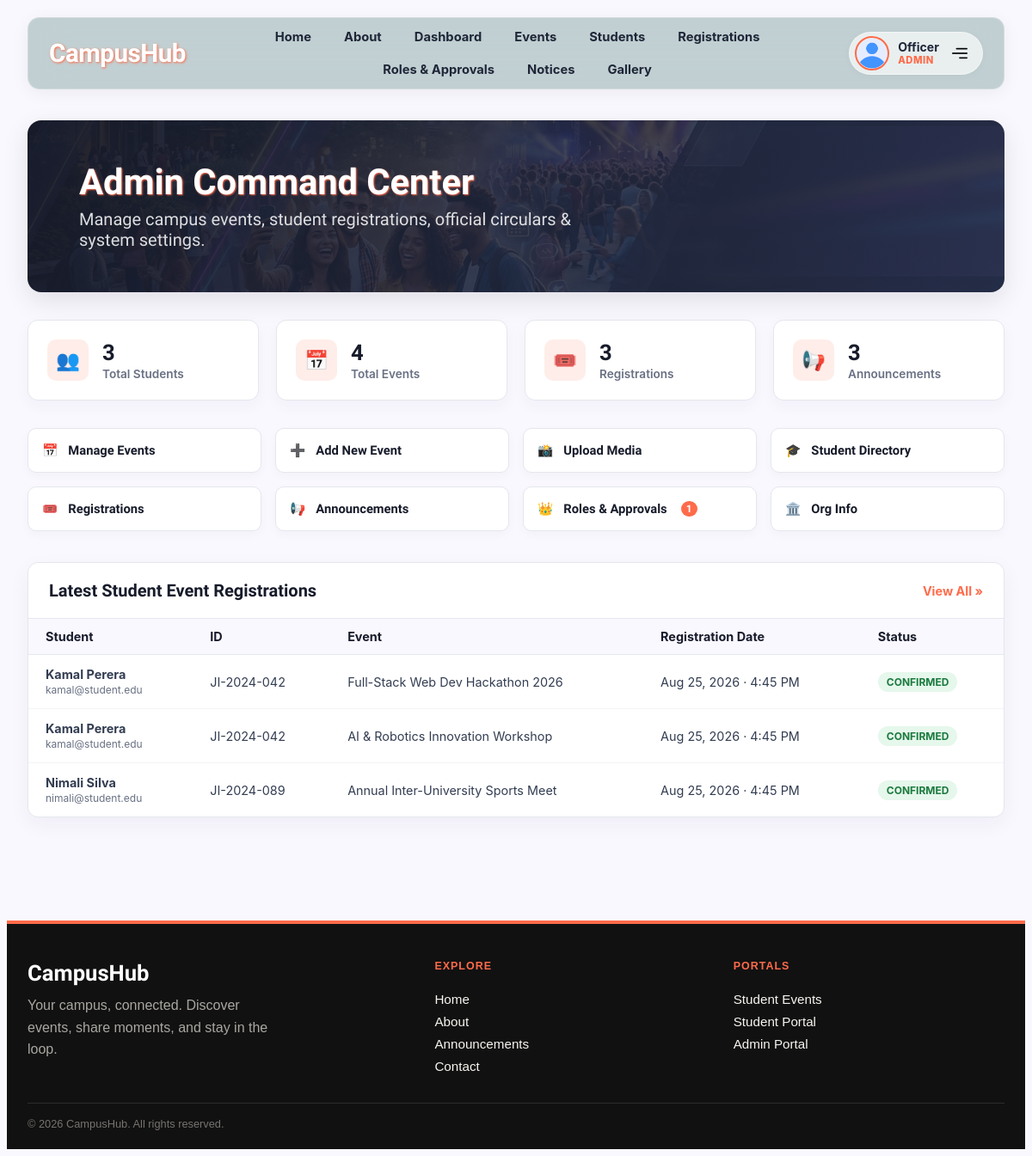
Page /admin/dashboard.php (signed in) on the committed database.
### tables this page shows
CREATE TABLE IF NOT EXISTS `registrations` (
  `registration_id` INT AUTO_INCREMENT PRIMARY KEY,
  `events_event_id` INT NOT NULL,
  `users_user_id` INT NOT NULL,
  `status` ENUM('confirmed', 'pending', 'cancelled') DEFAULT 'confirmed',
  `notes` TEXT NULL,
  `registered_at` TIMESTAMP DEFAULT CURRENT_TIMESTAMP,
  CONSTRAINT `fk_registrations_events` FOREIGN KEY (`events_event_id`) REFERENCES `events` (`event_id`) ON DELETE CASCADE,
  CONSTRAINT `fk_registrations_users` FOREIGN KEY (`users_user_id`) REFERENCES `users` (`user_id`) ON DELETE CASCADE,
  UNIQUE KEY `unique_registration` (`events_event_id`, `users_user_id`)
);

CREATE TABLE IF NOT EXISTS `users` (
  `user_id` INT AUTO_INCREMENT PRIMARY KEY,
  `first_name` VARCHAR(50) NOT NULL,
  `last_name` VARCHAR(75) NOT NULL,
  `email` VARCHAR(100) NOT NULL UNIQUE,
  `phone` VARCHAR(25) NOT NULL UNIQUE,
  `password_hash` VARCHAR(255) NOT NULL,
  `gender` VARCHAR(10) NOT NULL DEFAULT 'other',
  `role` ENUM('super_admin', 'admin', 'moderator', 'student', 'teacher') NOT NULL DEFAULT 'student',
  `student_id` VARCHAR(50) NULL,
  `institution` VARCHAR(150) NULL DEFAULT 'Java Institute for Advanced Technology',
  `profile_photo` VARCHAR(255) NULL DEFAULT 'default-avatar.png',
  `created_at` TIMESTAMP DEFAULT CURRENT_TIMESTAMP
);

CREATE TABLE IF NOT EXISTS `events` (
  `event_id` INT AUTO_INCREMENT PRIMARY KEY,
  `title` VARCHAR(255) NOT NULL,
  `description` TEXT NOT NULL,
  `category` VARCHAR(50) NOT NULL DEFAULT 'Workshop',
  `club_name` VARCHAR(100) NOT NULL DEFAULT 'CampusHub General',
  `event_date` DATE NOT NULL,
  `event_time` TIME NOT NULL,
  `location` VARCHAR(255) NOT NULL,
  `max_participants` INT NOT NULL DEFAULT 50,
  `banner_image` VARCHAR(255) NULL,
  `meta_data` JSON NULL,
  `status` ENUM('upcoming', 'completed', 'cancelled') DEFAULT 'upcoming',
  `created_at` TIMESTAMP DEFAULT CURRENT_TIMESTAMP
);

### includes/db.php (called while the page is built, shortened)
<?php
class Database
{
  private static $connection = null;
  public static function getConnection()
  {
    if (self::$connection === null) {
      $conn = @new mysqli(DB_HOST, DB_USER, DB_PASS, DB_NAME, 3306);
      $conn->set_charset("utf8mb4");
      self::$connection = $conn;
    }
    return self::$connection;
  }
  public static function search($query, $types = null, $params = [])
  {
    $conn = self::getConnection();
    $statement = $conn->prepare($query);
    $statement->execute();
    $result = $statement->get_result();
    return $result;
  }
}

### admin/dashboard.php (the view, shortened to what this page needs)
<?php
require_once '../includes/header.php';
require_once '../includes/db.php';
$curr_role = $_SESSION['role'] ?? 'guest';
$student_count = 0;
$s_res = Database::search("SELECT COUNT(*) as total FROM users WHERE role = 'student'");
if ($s_res && $srow = $s_res->fetch_assoc()) {
    $student_count = (int)$srow['total'];
}
$event_count = 0;
$e_res = Database::search("SELECT COUNT(*) as total FROM events");
if ($e_res && $erow = $e_res->fetch_assoc()) {
    $event_count = (int)$erow['total'];
}
$reg_count = 0;
$r_res = Database::search("SELECT COUNT(*) as total FROM registrations");
if ($r_res && $rrow = $r_res->fetch_assoc()) {
    $reg_count = (int)$rrow['total'];
}
$ann_count = 0;
$a_res = Database::search("SELECT COUNT(*) as total FROM announcements");
if ($a_res && $arow = $a_res->fetch_assoc()) {
    $ann_count = (int)$arow['total'];
}
$role_app_count = 0;
$ra_res = Database::search("SELECT COUNT(*) as total FROM role_applications WHERE status = 'pending'");
if ($ra_res && $rarow = $ra_res->fetch_assoc()) {
    $role_app_count = (int)$rarow['total'];
}
$recent_regs = [];
$reg_sql = "SELECT r.registration_id, r.status, r.registered_at,
                   u.first_name, u.last_name, u.email, u.student_id,
                   e.title as event_title, e.event_date
            FROM registrations r
            JOIN users u ON r.users_user_id = u.user_id
            JOIN events e ON r.events_event_id = e.event_id
            ORDER BY r.registered_at DESC LIMIT 5";
$rr_res = Database::search($reg_sql);
if ($rr_res && $rr_res->num_rows > 0) {
    while ($row = $rr_res->fetch_assoc()) {
        $recent_regs[] = $row;
    }
}
?>
<main class="page-container">
  <section class="admin-hero">
    <h1>Admin Command Center</h1>
    <p>Manage campus events, student registrations, official circulars & system settings.</p>
  </section>
  <section class="content-section">
    <div class="metrics-grid">
      <div class="metric-card">
        <div class="metric-icon">👥</div>
        <div class="metric-data">
          <h3><?php echo $student_count; ?></h3>
          <p>Total Students</p>
        </div>
      </div>
      <div class="metric-card">
        <div class="metric-icon">📅</div>
        <div class="metric-data">
          <h3><?php echo $event_count; ?></h3>
          <p>Total Events</p>
        </div>
      </div>
      <div class="metric-card">
        <div class="metric-icon">🎟️</div>
        <div class="metric-data">
          <h3><?php echo $reg_count; ?></h3>
          <p>Registrations</p>
        </div>
      </div>
      <div class="metric-card">
        <div class="metric-icon">📢</div>
        <div class="metric-data">
          <h3><?php echo $ann_count; ?></h3>
          <p>Announcements</p>
        </div>
      </div>
    </div>
    <div class="admin-actions">
      <?php if ($curr_role === 'super_admin' || $curr_role === 'admin' || $curr_role === 'moderator'): ?>
        <a href="manage_events.php" class="admin-btn">
          <span>📅</span> Manage Events
        </a>
        <a href="add_event.php" class="admin-btn">
          <span>➕</span> Add New Event
        </a>
        <a href="upload_media.php" class="admin-btn">
          <span>📸</span> Upload Media
        </a>
      <?php endif; ?>
      <?php if ($curr_role === 'super_admin' || $curr_role === 'admin'): ?>
        <a href="manage_students.php" class="admin-btn">
          <span>🎓</span> Student Directory
        </a>
        <a href="manage_registrations.php" class="admin-btn">
          <span>🎟️</span> Registrations
        </a>
        <a href="manage_announcements.php" class="admin-btn">
          <span>📢</span> Announcements
        </a>
        <a href="manage_roles.php" class="admin-btn">
          <span>👑</span> Roles & Approvals <?php if ($role_app_count > 0): ?><strong style="background:var(--coral);color:#fff;border-radius:10px;padding:2px 6px;font-size:0.75rem;margin-left:4px;"><?php echo $role_app_count; ?></strong><?php endif; ?>
        </a>
        <a href="organization_info.php" class="admin-btn">
          <span>🏛️</span> Org Info
        </a>
      <?php endif; ?>
    </div>
    <?php if ($curr_role === 'super_admin' || $curr_role === 'admin'): ?>
      <div class="table-container">
        <div class="table-header-bar">
          <h2>Latest Student Event Registrations</h2>
          <a href="manage_registrations.php" style="color: var(--coral); font-weight: bold; text-decoration: none; font-size: 0.9rem; font-family: -apple-system, BlinkMacSystemFont, 'Segoe UI', Roboto, sans-serif;">View All &raquo;</a>
        </div>
        <table>
          <thead>
            <tr>
              <th>Student</th>
              <th>ID</th>
              <th>Event</th>
              <th>Registration Date</th>
              <th>Status</th>
            </tr>
          </thead>
          <tbody>
            <?php if (empty($recent_regs)): ?>
              <tr>
                <td colspan="5" style="text-align: center; padding: 28px; color: var(--muted);">No event registrations found in the database.</td>
              </tr>
            <?php else: ?>
              <?php foreach ($recent_regs as $reg): ?>
                <tr>
                  <td><strong><?php echo htmlspecialchars($reg['first_name'] . ' ' . $reg['last_name']); ?></strong><br><small style="color: var(--muted);"><?php echo htmlspecialchars($reg['email']); ?></small></td>
                  <td><?php echo htmlspecialchars($reg['student_id'] ?? 'N/A'); ?></td>
                  <td><?php echo htmlspecialchars($reg['event_title']); ?></td>
                  <td><?php echo date('M d, Y · g:i A', strtotime($reg['registered_at'])); ?></td>
                  <td>
                    <span class="status-tag <?php echo ($reg['status'] === 'cancelled') ? 'tag-cancelled' : 'tag-confirmed'; ?>">
                      <?php echo ucfirst(htmlspecialchars($reg['status'])); ?>
                    </span>
                  </td>
                </tr>
              <?php endforeach; ?>
            <?php endif; ?>
          </tbody>
        </table>
      </div>
    <?php endif; ?>
  </section>
</main>
<?php
require_once '../includes/footer.php';
?>

### assets/css/style.css (style rules this page uses)
body { background-color: #faf8ff; font-family: 'Archivo Black', sans-serif; }

### admin/dashboard.php (style rules this page uses)
.page-container { --ink: #171b2a; --muted: #687083; --line: #e4e7ed; --coral: #FF6B4A; width: 100%; padding: 0 24px 64px; box-sizing: border-box; }
.admin-hero, .content-section { width: 100%; max-width: 1200px; margin-right: auto; margin-left: auto; }
.admin-hero { position: relative; display: flex; flex-direction: column; justify-content: center; min-height: 200px; margin-top: 36px; padding: 36px clamp(24px, 5vw, 64px); box-sizing: border-box; border-radius: 16px; background: linear-gradient(115deg, rgba(23, 27, 42, 0.94), rgba(43, 53, 79, 0.8)), url('../assets/images/hero2.jpg') center / cover; color: #ffffff; box-shadow: 0 10px 30px rgba(0, 0, 0, 0.1); }
.admin-hero h1 { margin: 0 0 8px; font-size: clamp(1.8rem, 3.5vw, 2.6rem); line-height: 1.1; text-shadow: #FF6B4A 1px 1px 2px; }
.admin-hero p { max-width: 600px; margin: 0; color: rgba(255, 255, 255, 0.85); font-family: 'Cabin Sketch', cursive; font-size: 1.25rem; }
.content-section { margin-top: 32px; }
.metrics-grid { display: grid; grid-template-columns: repeat(4, 1fr); gap: 20px; margin-bottom: 32px; }
.metric-card { background: #ffffff; border: 1px solid var(--line); border-radius: 12px; padding: 22px; box-shadow: 0 6px 18px rgba(23, 27, 42, 0.04); display: flex; align-items: center; gap: 16px; }
.metric-icon { display: flex; align-items: center; justify-content: center; width: 48px; height: 48px; border-radius: 10px; background: rgba(255, 107, 74, 0.12); color: var(--coral); font-size: 1.4rem; }
.metric-data h3 { margin: 0 0 2px; color: var(--ink); font-size: 1.6rem; }
.metric-data p { margin: 0; color: var(--muted); font-size: 0.85rem; font-family: -apple-system, BlinkMacSystemFont, "Segoe UI", Roboto, sans-serif; font-weight: 600; }
.admin-actions { display: grid; grid-template-columns: repeat(4, 1fr); gap: 16px; margin-bottom: 36px; }
.admin-btn { background: #ffffff; border: 1px solid var(--line); border-radius: 10px; padding: 16px; text-decoration: none; color: var(--ink); font-weight: bold; font-size: 0.92rem; display: flex; align-items: center; gap: 12px; box-shadow: 0 4px 12px rgba(23, 27, 42, 0.03); transition: all 0.2s; }
.table-container { background: #ffffff; border: 1px solid var(--line); border-radius: 12px; overflow: hidden; box-shadow: 0 8px 24px rgba(23, 27, 42, 0.05); }
.table-header-bar { display: flex; justify-content: space-between; align-items: center; padding: 20px 24px; border-bottom: 1px solid var(--line); }
.table-header-bar h2 { margin: 0; font-size: 1.25rem; color: var(--ink); }
table { width: 100%; border-collapse: collapse; font-family: -apple-system, BlinkMacSystemFont, "Segoe UI", Roboto, sans-serif; font-size: 0.9rem; }
th { background: #faf8ff; text-align: left; padding: 12px 20px; font-weight: 700; color: var(--ink); border-bottom: 1px solid var(--line); }
td { padding: 14px 20px; border-bottom: 1px solid #f2f4f7; color: #333d52; }
tr:last-child td { border-bottom: none; }
.status-tag { display: inline-block; padding: 4px 10px; border-radius: 12px; font-size: 0.75rem; font-weight: bold; text-transform: uppercase; }
.tag-confirmed { background: #e6f7ec; color: #1b7a3e; }

### rows in the picture
registrations: users_user.last_name "Kamal Perera", users_user.email "kamal@student.edu", users_user.student_id "JI-2024-042", events_event.title "Full-Stack Web Dev Hackathon 2026", registered_at "Aug 25, 2026 · 4:45 PM", status "CONFIRMED"
registrations: users_user.last_name "Kamal Perera", users_user.email "kamal@student.edu", users_user.student_id "JI-2024-042", events_event.title "AI & Robotics Innovation Workshop", registered_at "Aug 25, 2026 · 4:45 PM", status "CONFIRMED"
registrations: users_user.last_name "Nimali Silva", users_user.email "nimali@student.edu", users_user.student_id "JI-2024-089", events_event.title "Annual Inter-University Sports Meet", registered_at "Aug 25, 2026 · 4:45 PM", status "CONFIRMED"

### other values in the picture
$user_name "Officer"
str_replace('_', ' ', $user_role) "ADMIN"
$student_count "3"
$event_count "4"
$reg_count "3"
$ann_count "3"
$role_app_count "1"
